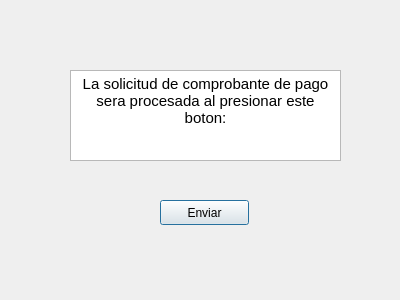
<?xml version="1.0" encoding="UTF-8"?>
<ui version="4.0">
 <class>payment_proof</class>
 <widget class="QDialog" name="payment_proof">
  <property name="geometry">
   <rect>
    <x>0</x>
    <y>0</y>
    <width>400</width>
    <height>300</height>
   </rect>
  </property>
  <property name="windowTitle">
   <string>Dialog</string>
  </property>
  <widget class="QTextBrowser" name="textBrowser">
   <property name="geometry">
    <rect>
     <x>70</x>
     <y>70</y>
     <width>271</width>
     <height>91</height>
    </rect>
   </property>
   <property name="html">
    <string>&lt;!DOCTYPE HTML PUBLIC &quot;-//W3C//DTD HTML 4.0//EN&quot; &quot;http://www.w3.org/TR/REC-html40/strict.dtd&quot;&gt;
&lt;html&gt;&lt;head&gt;&lt;meta name=&quot;qrichtext&quot; content=&quot;1&quot; /&gt;&lt;meta charset=&quot;utf-8&quot; /&gt;&lt;style type=&quot;text/css&quot;&gt;
p, li { white-space: pre-wrap; }
hr { height: 1px; border-width: 0; }
li.unchecked::marker { content: &quot;\2610&quot;; }
li.checked::marker { content: &quot;\2612&quot;; }
&lt;/style&gt;&lt;/head&gt;&lt;body style=&quot; font-family:'Ubuntu'; font-size:11pt; font-weight:400; font-style:normal;&quot;&gt;
&lt;p align=&quot;center&quot; style=&quot; margin-top:0px; margin-bottom:0px; margin-left:0px; margin-right:0px; -qt-block-indent:0; text-indent:0px;&quot;&gt;La solicitud de comprobante de pago sera procesada al presionar este boton:&lt;/p&gt;
&lt;p align=&quot;center&quot; style=&quot;-qt-paragraph-type:empty; margin-top:0px; margin-bottom:0px; margin-left:0px; margin-right:0px; -qt-block-indent:0; text-indent:0px;&quot;&gt;&lt;br /&gt;&lt;/p&gt;&lt;/body&gt;&lt;/html&gt;</string>
   </property>
  </widget>
  <widget class="QPushButton" name="pushButton">
   <property name="geometry">
    <rect>
     <x>160</x>
     <y>200</y>
     <width>89</width>
     <height>25</height>
    </rect>
   </property>
   <property name="text">
    <string>Enviar</string>
   </property>
  </widget>
 </widget>
 <resources/>
 <connections/>
</ui>
